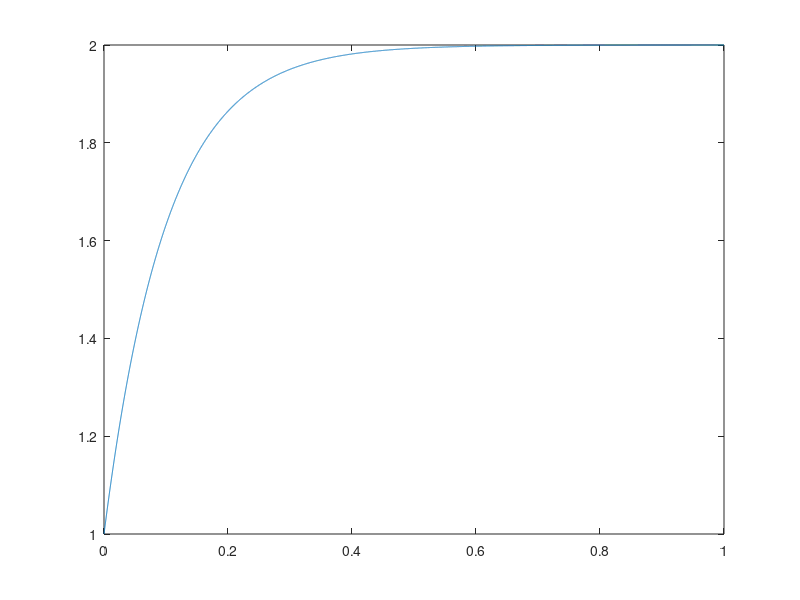
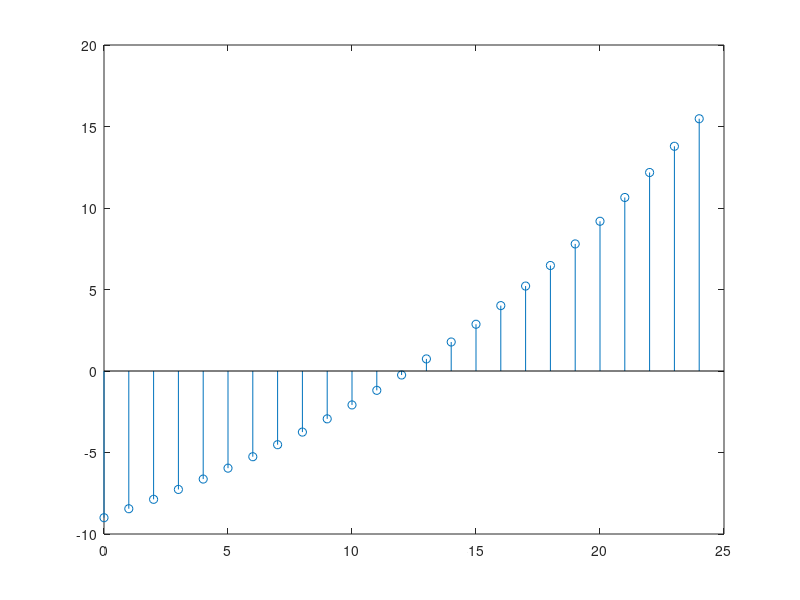

Here is the MATLAB script that generated these plots, in order:
Vs = 2;
y0 = 1;
R = 1000;
C = 100*10^(-6);
t = 0:0.0001:1;
yoRC = Vs - (Vs- y0)*exp((-1/(R*C)).*t);
plot(t,yoRC);



figure;

n = 0:1:24;
r = 0.05;
yo = -10;
a = 1 + r;
yoBL = (a.^n)*yo + (1-a.^(n+1))/(1-a);
stem(n,yoBL);